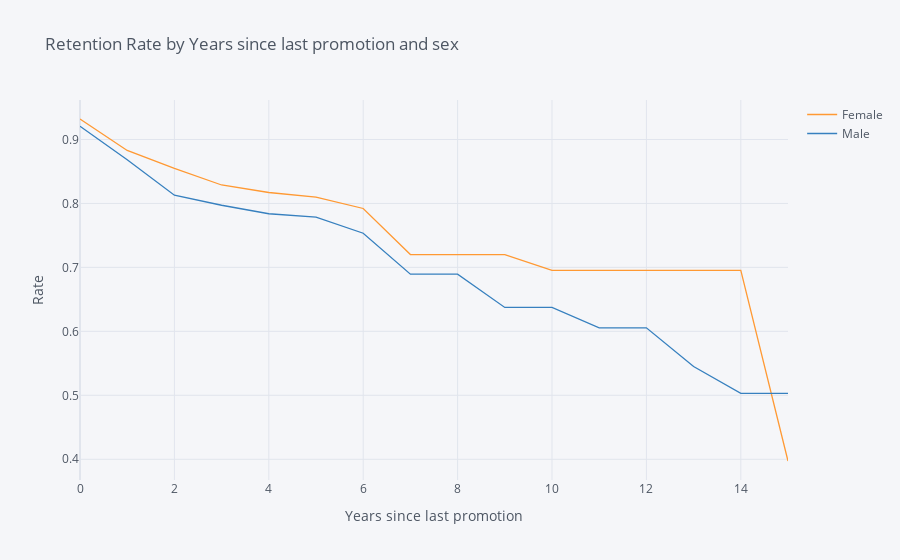

This figure's notebook cell:
### Markdown cell above
## 3. Let's look at retention rate by gender from a third perspective - the number of years since the employee's last promotion. Generate and plot a survival curve showing this.

### Code cell
rates_3 = survival(data,'Gender','YearsSinceLastPromotion','Attrition')
rates_3.iplot(kind='line',xTitle='Years since last promotion',yTitle='Rate', 
                     title='Retention Rate by Years since last promotion and sex')

### Figure 1 — Plotly figure (JSON) as saved in the notebook; plotly's stock layout.template omitted (floating-point values rounded to 4 significant figures)
{"data": [{"line": {"color": "rgba(255, 153, 51, 1.0)", "dash": "solid", "shape": "linear", "width": 1.3}, "mode": "lines", "name": "Female", "text": "", "type": "scatter", "x": [0, 1, 2, 3, 4, 5, 6, 7, 8, 9, 10, 11, 12, 13, 14, 15], "y": [0.932, 0.8828, 0.8547, 0.8288, 0.817, 0.8099, 0.7921, 0.7201, 0.7201, 0.7201, 0.6952, 0.6952, 0.6952, 0.6952, 0.6952, 0.3973]}, {"line": {"color": "rgba(55, 128, 191, 1.0)", "dash": "solid", "shape": "linear", "width": 1.3}, "mode": "lines", "name": "Male", "text": "", "type": "scatter", "x": [0, 1, 2, 3, 4, 5, 6, 7, 8, 9, 10, 11, 12, 13, 14, 15], "y": [0.9206, 0.8684, 0.8128, 0.7971, 0.7838, 0.7785, 0.7534, 0.6894, 0.6894, 0.6374, 0.6374, 0.6055, 0.6055, 0.5449, 0.503, 0.503]}], "layout": {"legend": {"bgcolor": "#F5F6F9", "font": {"color": "#4D5663"}}, "paper_bgcolor": "#F5F6F9", "plot_bgcolor": "#F5F6F9", "title": {"font": {"color": "#4D5663"}, "text": "Retention Rate by Years since last promotion and sex"}, "xaxis": {"gridcolor": "#E1E5ED", "showgrid": true, "tickfont": {"color": "#4D5663"}, "title": {"font": {"color": "#4D5663"}, "text": "Years since last promotion"}, "zerolinecolor": "#E1E5ED"}, "yaxis": {"gridcolor": "#E1E5ED", "showgrid": true, "tickfont": {"color": "#4D5663"}, "title": {"font": {"color": "#4D5663"}, "text": "Rate"}, "zerolinecolor": "#E1E5ED"}}}
